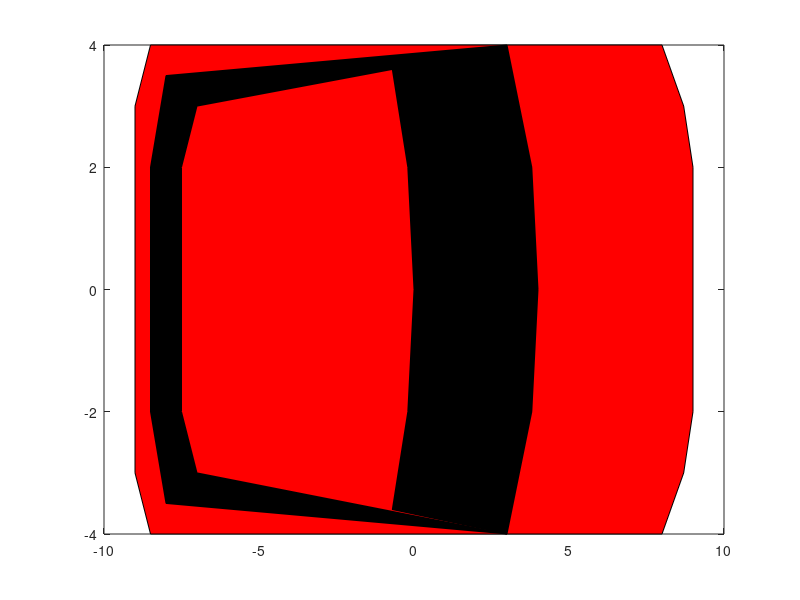

Reproduce this figure in MATLAB. (Note: this script raises an error after producing the figure.)
function veh=plotveh(xc,yc,a,width,length,color)
if nargin < 1, xc=0; end;
if nargin < 2, yc=0; end;
if nargin < 3, a=0; end;
if nargin < 4, width=2; end;
if nargin < 5, length=4.5; end;
if nargin < 6, color='r'; end;

veh=hgtransform;

x=[-9,-8.5, 8, 8.7, 9, 9, 8.7, 8,-8.5,-9,-9];
y=[-3,-4,  -4,-3,  -2, 2, 3,   4, 4,   3,-3];
fill(x,y,color,'EdgeColor','k','Parent',veh);

x=[3,3.8,4,3.8,3,-8, -8.5,-8.5,-8,   3,-7,-7.5,-7.5,-7,-0.7,-0.2,0,-0.2,-0.7,  3];
y=[-4,-2,0,2,  4,3.5, 2,  -2,  -3.5,-4,-3,  -2,   2,3,3.6,  2,0,  -2,-3.6,-4];
fill(x,y,'k','EdgeColor','k','Parent',veh);

s=width/8;
veh.Matrix=makehgtform('scale',s)*makehgtform('translate',xc/s,yc/s,0)*makehgtform('zrotate',a);
if ~nargout
    grid on;
    xlim([-1 1]*length/2); ylim([-1 1]*width/2);   
    set(gca,'Units','pixels');
    p=get(gca,'Position'); 
    p(4)=p(3)*width/length;    % keep realistic aspect ratio
    set(gca,'Position',p,'XTick',[],'YTick',[],'Box','off','Visible','off');
end

